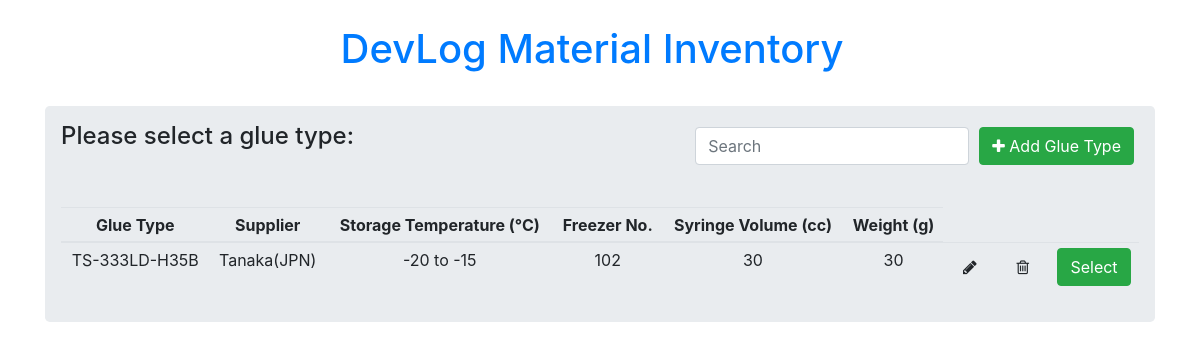
The app's page /glue_type with its own data.
### App.py (models this page shows, shortened)
class GlueType(db.Model):
    __tablename__ = 'glue_types'
    glue_type_id = db.Column(db.Integer, primary_key=True)
    glue_name = db.Column(db.String(100))
    supplier = db.Column(db.String(100))
    storage_temp = db.Column(db.String(100))
    freezer_no = db.Column(db.Integer)
    syringe_volume = db.Column(db.Integer)
    weight = db.Column(db.Integer)
    glue_description = db.relationship("GlueDescription", cascade="all, delete-orphan")

### App.py (the view)
@app.route("/glue_type")
def show_glue_types():
    all_glue_type = GlueType.query.order_by(GlueType.glue_type_id).all()
    return render_template("glue_type.html", glue_types=all_glue_type)

### templates/glue_type.html (shortened to what this page needs)
{% extends 'base.html' %}
{% block body %}
<div class="container">
    <div class="row">
        <div class="col-sm-12">
            <div class="jumbotron p-3">
                    <button type="button" style="margin:5px;" class="btn btn-success float-right" data-toggle="modal"
                        data-target="#mymodal"><i class="fa fa-plus"></i> Add Glue Type</button>
                    <div class="form-group pull-right" style="margin:5px;">
                        <input type="text" class="form-control" id="mySearch" placeholder="Search">
                    </div>
                    <h4>Please select a glue type:</h4>
                <table id="myTable" class="table table-hover table-sm text-center">
                    <thead>
                        <tr>
                            <th>Glue Type</th>
                            <th>Supplier</th>
                            <th>Storage Temperature (°C)</th>
                            <th>Freezer No.</th>
                            <th>Syringe Volume (cc)</th>
                            <th>Weight (g)</th>
                        </tr>
                    </thead>
                    {% for glue in glue_types %}
                    <tr>
                        <td>{{ glue.glue_name }}</td>
                        <td>{{ glue.supplier }}</td>
                        <td>{{ glue.storage_temp }}</td>
                        <td>{{ glue.freezer_no }}</td>
                        <td>{{ glue.syringe_volume}}</td>
                        <td>{{ glue.weight}}</td>
                        <td>
                            <a href="/glue_type/update/{{glue.glue_type_id}}" class="btn" data-toggle="modal"
                               data-target="#modaledit{{glue.glue_type_id}}"><i class="fa fa-pencil"></i></a>
                        </td>
                        <td>
                            <a href="/glue_type/delete/{{glue.glue_type_id}}" class="btn"
                               onclick="return confirm('Are You Sure To Delete?')"><i class="fa fa-trash-o"></i></a>
                        </td>
                        <td>
                            <a href="/glue_type/{{ glue.glue_type_id }}" class="btn btn-success" >Select</a>
                        </td>
                    </tr>
                    {% endfor %}
                </table>
            </div>
        </div>
    </div>
</div>
{% endblock %}

### records on screen
GlueType: glue_name "TS-333LD-H35B", supplier "Tanaka(JPN)", storage_temp "-20 to -15", freezer_no "102", syringe_volume "30", weight "30"
